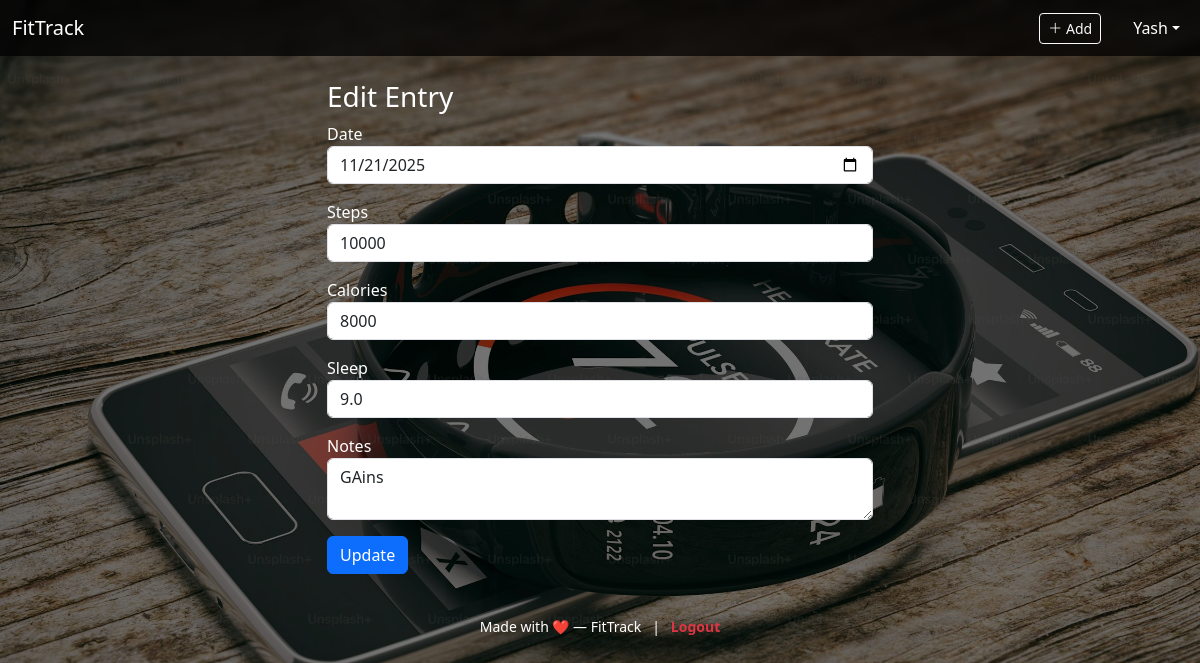
The app's page /edit/9 (signed in) with its own data.
### tables this page shows
CREATE TABLE users (
            id INTEGER PRIMARY KEY AUTOINCREMENT,
            username TEXT UNIQUE NOT NULL,
            password TEXT NOT NULL,
            name TEXT,
            email TEXT,
            avatar TEXT
        );

CREATE TABLE fitness (
            id INTEGER PRIMARY KEY AUTOINCREMENT,
            user_id INTEGER,
            date TEXT,
            steps INTEGER,
            calories INTEGER,
            sleep_hours REAL,
            notes TEXT,
            FOREIGN KEY(user_id) REFERENCES users(id)
        );

### app.py (the view, shortened to what this page needs)
@app.route("/edit/<int:fid>", methods=["GET", "POST"])
def edit_entry(fid):
    user = current_user()
    if not user:
        return redirect(url_for("login"))
    conn = get_db()
    row = conn.execute(
        "SELECT * FROM fitness WHERE id=? AND user_id=?",
        (fid, user["id"])
    ).fetchone()
    if not row:
        flash("Entry not found", "danger")
        return redirect(url_for("dashboard"))
    return render_template("edit.html", row=row)

### app.py (called while the page is built)
def get_db():
    conn = sqlite3.connect(DB)
    conn.row_factory = sqlite3.Row
    return conn

@app.context_processor
def inject_user():
    return dict(current_user=current_user, session=session)

def current_user():
    uid = session.get("user_id")
    if not uid:
        return None
    conn = get_db()
    user = conn.execute("SELECT * FROM users WHERE id=?", (uid,)).fetchone()
    conn.close()
    return user

### templates/edit.html
{% extends "base.html" %}
{% block content %}
<div class="row justify-content-center">
  <div class="col-md-6">
    <h3>Edit Entry</h3>
    <form method="POST">
      <div class="mb-3"><label>Date</label><input name="date" class="form-control" type="date" value="{{ row['date'] }}" required></div>
      <div class="mb-3"><label>Steps</label><input name="steps" class="form-control" type="number" value="{{ row['steps'] }}"></div>
      <div class="mb-3"><label>Calories</label><input name="calories" class="form-control" type="number" value="{{ row['calories'] }}"></div>
      <div class="mb-3"><label>Sleep</label><input name="sleep" class="form-control" type="number" step="0.1" value="{{ row['sleep_hours'] }}"></div>
      <div class="mb-3"><label>Notes</label><textarea name="notes" class="form-control">{{ row['notes'] }}</textarea></div>
      <button class="btn btn-primary">Update</button>
    </form>
  </div>
</div>
{% endblock %}

### templates/base.html (shortened to what this page needs)
<!doctype html>
<html lang="en">
<head>
  <link href="https://cdn.jsdelivr.net/npm/bootstrap@5.3.2/dist/css/bootstrap.min.css" rel="stylesheet">
  <link href="https://cdn.jsdelivr.net/npm/bootstrap-icons@1.11.3/font/bootstrap-icons.css" rel="stylesheet">
  <link rel="stylesheet" href="{{ url_for('static', filename='style.css') }}">
</head>
<body class="site-background">
<nav class="navbar navbar-expand-lg navbar-light bg-darkToggle">
  <div class="container-fluid">
    <a class="navbar-brand" href="{{ url_for('dashboard') }}">FitTrack</a>
    <div class="collapse navbar-collapse" id="navmenu">
      <ul class="navbar-nav ms-auto align-items-center">
        {% if session.user_id %}
        <li class="nav-item me-2">
          <a class="btn btn-outline-light btn-sm" href="{{ url_for('add_entry') }}">
            <i class="bi bi-plus-lg"></i> Add
          </a>
        </li>
        <li class="nav-item dropdown">
          <a class="nav-link dropdown-toggle d-flex align-items-center" href="#" role="button" data-bs-toggle="dropdown">
            {% set user = current_user() %}
            {{ user['username'] if user else 'User' }}
          </a>
        </li>
        {% else %}
        <li class="nav-item"><a class="nav-link" href="{{ url_for('login') }}">Login</a></li>
        <li class="nav-item"><a class="nav-link" href="{{ url_for('register') }}">Register</a></li>
        {% endif %}
      </ul>
    </div>
  </div>
</nav>
<div class="container py-4">
  {% block content %}{% endblock %}
</div>
<footer class="text-center py-3">
  <small>
    Made with ❤️ — FitTrack
    &nbsp; | &nbsp;
    <a href="{{ url_for('logout') }}" class="text-danger fw-bold" style="text-decoration:none;">
      Logout
    </a>
  </small>
</footer>
</body>
</html>

### static/style.css (style rules this page uses)
body.site-background { background-image: url('/static/images/premium_photo.jpg'); background-size: cover; background-position: center; background-repeat: no-repeat; background-attachment: fixed; min-height: 100vh; position: relative; color: #fff; }
body.site-background::before { content: ""; position: absolute; inset: 0; background: rgba(0,0,0,0.55); z-index: -1; }
.navbar { background-color: rgba(0, 0, 0, 0.75) !important; backdrop-filter: blur(5px); }
.navbar .nav-link, .navbar-brand { color: #fff !important; }
footer { color: #fff; }

### records on screen
users: username "Yash"
fitness: date "11/21/2025", steps "10000", calories "8000", sleep "9.0", notes "GAins"
